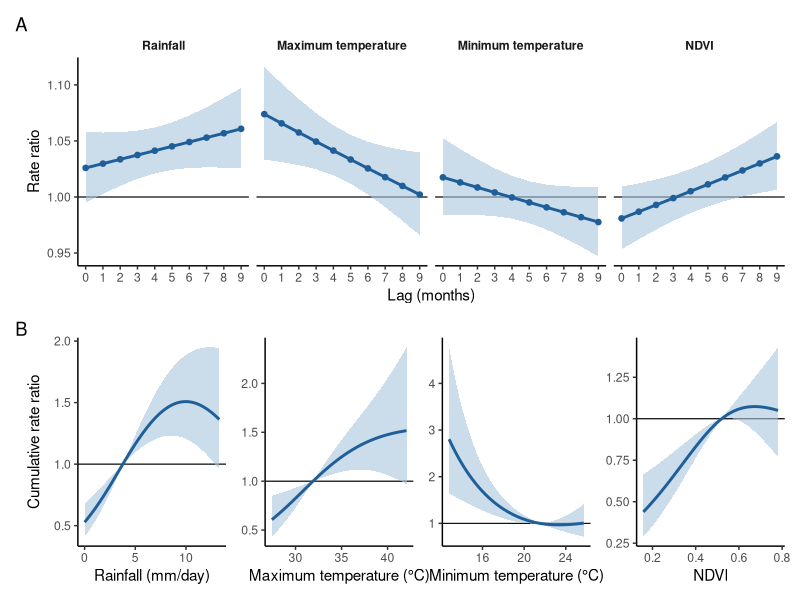
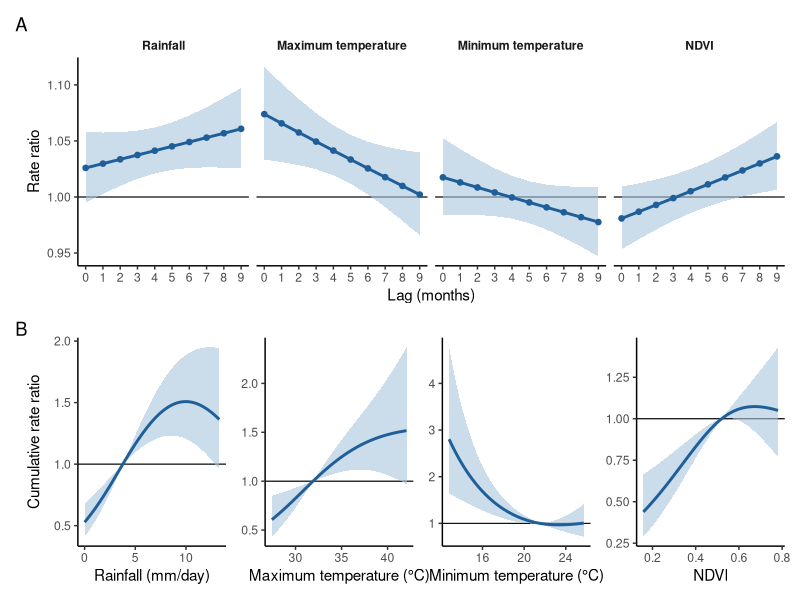
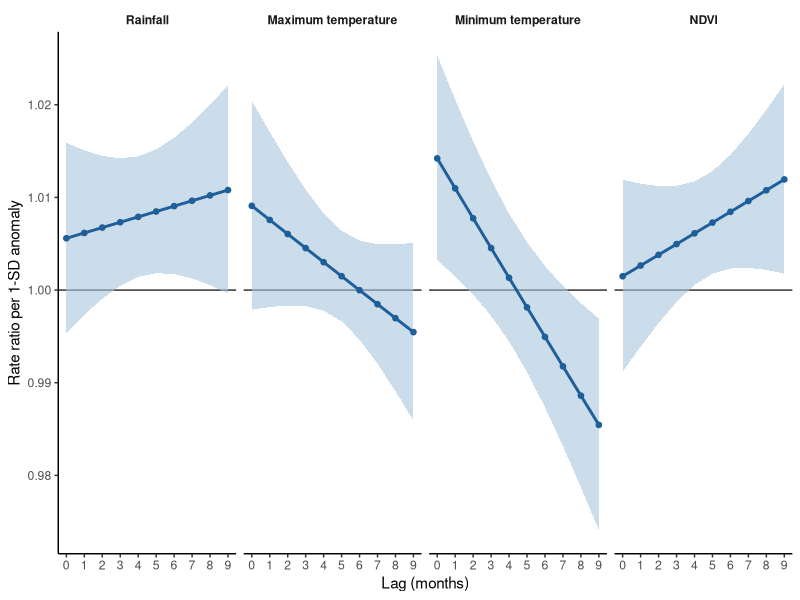
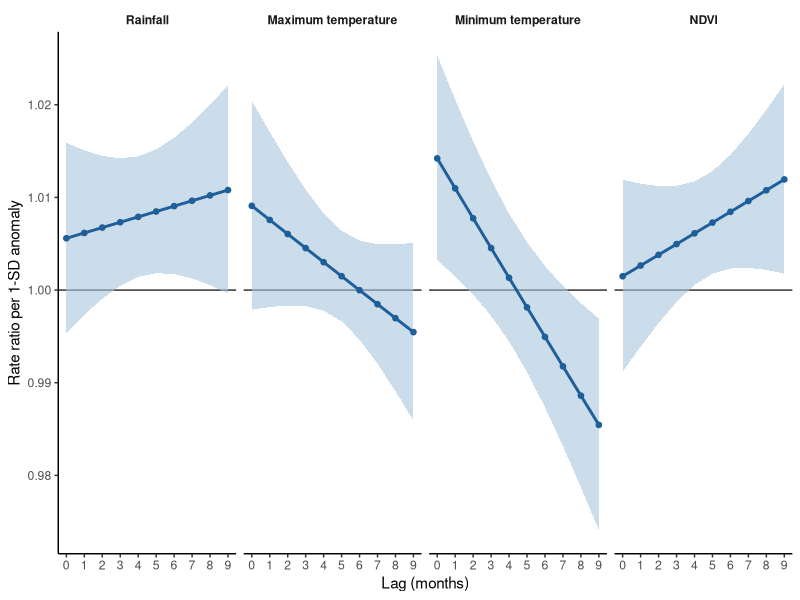

R code for these plots, in order:
# Figures 6 and 7 (Results, sections 3.5 and 3.6). Run after analysis/exposure_response.R.
#   Fig 6: (A) lag-response at the 90th percentile versus the median; (B) cumulative exposure-response over lags 0-9.
#   Fig 7: lag-response for a 1-SD positive anomaly, from the climatology-anomaly model.
suppressPackageStartupMessages({ library(readr); library(dplyr); library(ggplot2); library(patchwork) })
BLUE <- "#1F5F99"; BAND <- "#A9C4DE"
LAB <- c(rainfall = "Rainfall", tmax = "Maximum temperature", tmin = "Minimum temperature", ndvi = "NDVI")
XLAB <- c(rainfall = "Rainfall (mm/day)", tmax = "Maximum temperature (°C)", tmin = "Minimum temperature (°C)", ndvi = "NDVI")
th <- theme_classic(base_size = 11) + theme(strip.background = element_blank(), strip.text = element_text(face = "bold"))
save_fig <- function(p, name, w, h) {
  ggsave(file.path("figures", paste0(name, ".png")), p, width = w, height = h, dpi = 300, bg = "white")
  ggsave(file.path("figures", paste0(name, ".pdf")), p, width = w, height = h, device = cairo_pdf, bg = "white")
}
lc <- read_csv("analysis/output/rr_lag_curves.csv", show_col_types = FALSE) |> filter(percentile == "90th") |>
  mutate(variable = factor(LAB[variable], levels = LAB))
pA <- ggplot(lc, aes(lag, RR)) + geom_hline(yintercept = 1, linewidth = 0.4) +
  geom_ribbon(aes(ymin = lo, ymax = hi), fill = BAND, alpha = 0.6) + geom_line(colour = BLUE, linewidth = 1) +
  geom_point(colour = BLUE, size = 1.6) + facet_wrap(~ variable, nrow = 1) +
  scale_x_continuous(breaks = 0:9) + labs(x = "Lag (months)", y = "Rate ratio", tag = "A") + th
cc <- read_csv("analysis/output/rr_cumulative_curves.csv", show_col_types = FALSE)
pB <- wrap_plots(lapply(names(LAB), function(v) {
  ggplot(filter(cc, variable == v), aes(x, RR)) + geom_hline(yintercept = 1, linewidth = 0.4) +
    geom_ribbon(aes(ymin = lo, ymax = hi), fill = BAND, alpha = 0.6) + geom_line(colour = BLUE, linewidth = 1) +
    labs(x = XLAB[[v]], y = if (v == "rainfall") "Cumulative rate ratio" else NULL, tag = if (v == "rainfall") "B" else NULL) + th
}), nrow = 1)
save_fig(pA / pB, "Fig6", 10, 6.4)

an <- read_csv("analysis/output/anomaly_lag_curves.csv", show_col_types = FALSE) |> filter(anomaly_sd == 1) |>
  mutate(variable = factor(LAB[variable], levels = LAB))
p7 <- ggplot(an, aes(lag, RR)) + geom_hline(yintercept = 1, linewidth = 0.4) +
  geom_ribbon(aes(ymin = lo, ymax = hi), fill = BAND, alpha = 0.6) + geom_line(colour = BLUE, linewidth = 1) +
  geom_point(colour = BLUE, size = 1.6) + facet_wrap(~ variable, nrow = 1) +
  scale_x_continuous(breaks = 0:9) + labs(x = "Lag (months)", y = "Rate ratio per 1-SD anomaly") + th
save_fig(p7, "Fig7", 10, 3.4)
cat("saved figures/Fig6 and Fig7\n")
